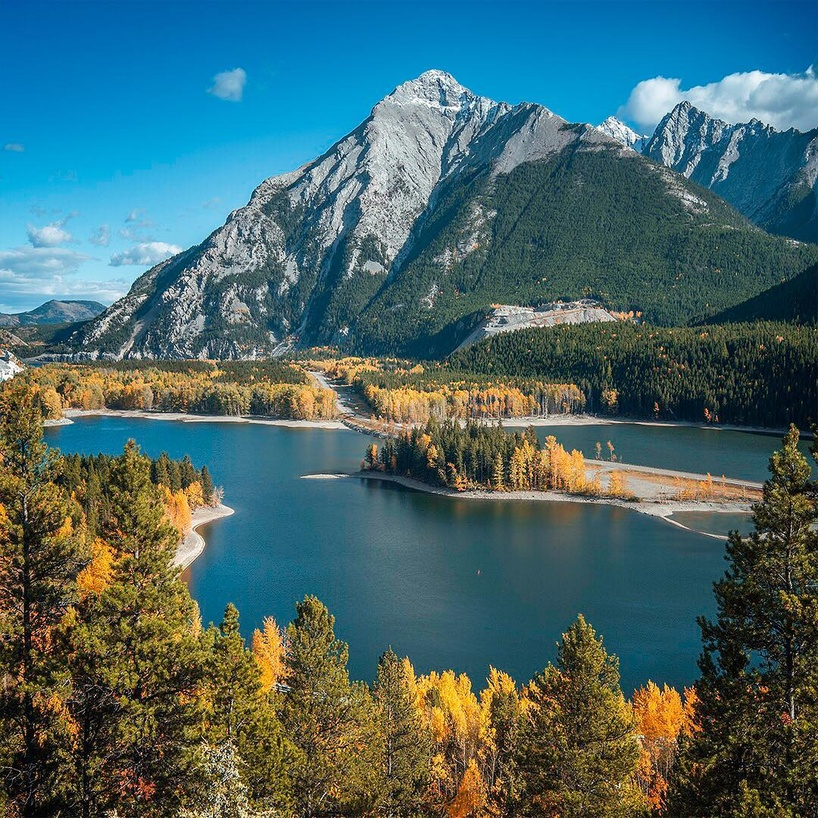
#> input picture lab2/task1/image1/image1.jpg, 818 x 818 px, shrunk from 1080 x 1080 before the run
$ jupyter execute task1.ipynb
#> lines starting #> are read from the running program, lines starting #| are printed output that depends on the picture
# Задание 1
**Преобразовать изображение из RGB в оттенки серого. Реализовать два варианта формулы с учетом разных вкладов R, G и B в интенсивность (см презентацию). Затем найти разность полученных полутоновых изображений. Построить гистограммы интенсивности после одного и второго преобразования.**

Ивашкова

## Импорт библиотек

[cell 1]
from PIL import Image
import numpy as np
import matplotlib.pyplot as plt

plt.rcParams["figure.figsize"] = (10, 6)

## Загрузка изображений

[cell 2]
img1 = Image.open("image1/image1.jpg")
#> img1 is the input picture: PIL image 818x818 RGB; mean R, G, B 70.7, 102.4, 104.9
img2 = Image.open("image2/image2.jpg")
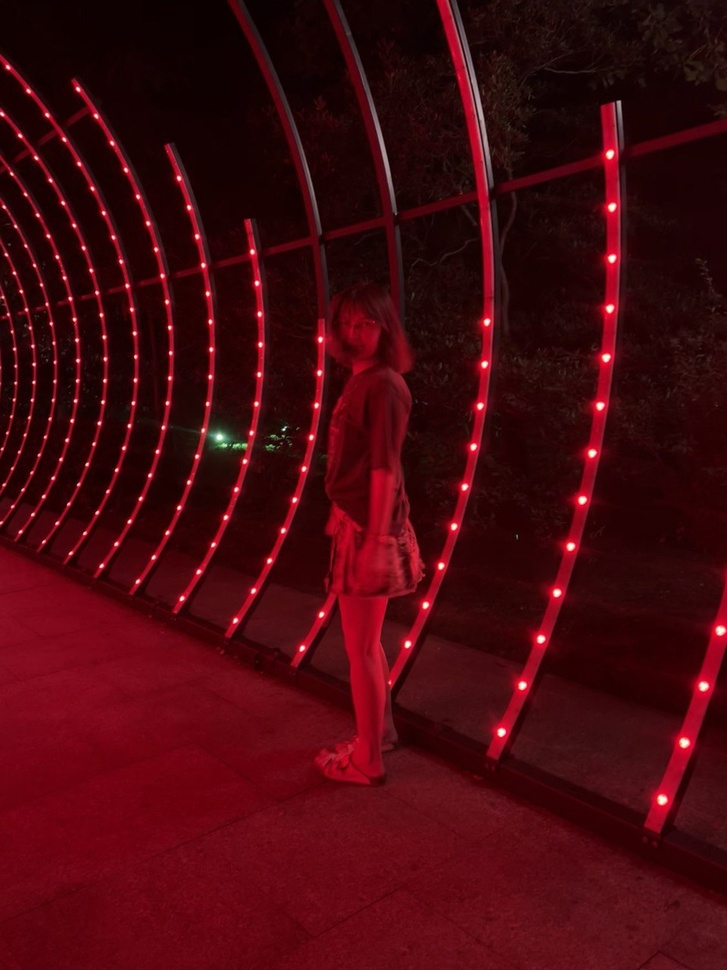
#> input picture lab2/task1/image2/image2.jpg, 727 x 970 px, shrunk from 960 x 1280 before the run
#> img2 is the input picture: PIL image 727x970 RGB; mean R, G, B 69.4, 7.9, 14

img1 = img1.convert("RGB")
img2 = img2.convert("RGB")

arr1 = np.array(img1)
arr2 = np.array(img2)

[cell 3]
fig, axes = plt.subplots(1, 2, figsize=(10, 5))

axes[0].imshow(img1)
axes[0].axis("off")

axes[1].imshow(img2)
axes[1].axis("off")

plt.show()

## Преобразование в оттенки серого

[cell 4]
gray1_1 = 0.299 * arr1[:, :, 0] + 0.587 * arr1[:, :, 1] + 0.114 * arr1[:, :, 2]
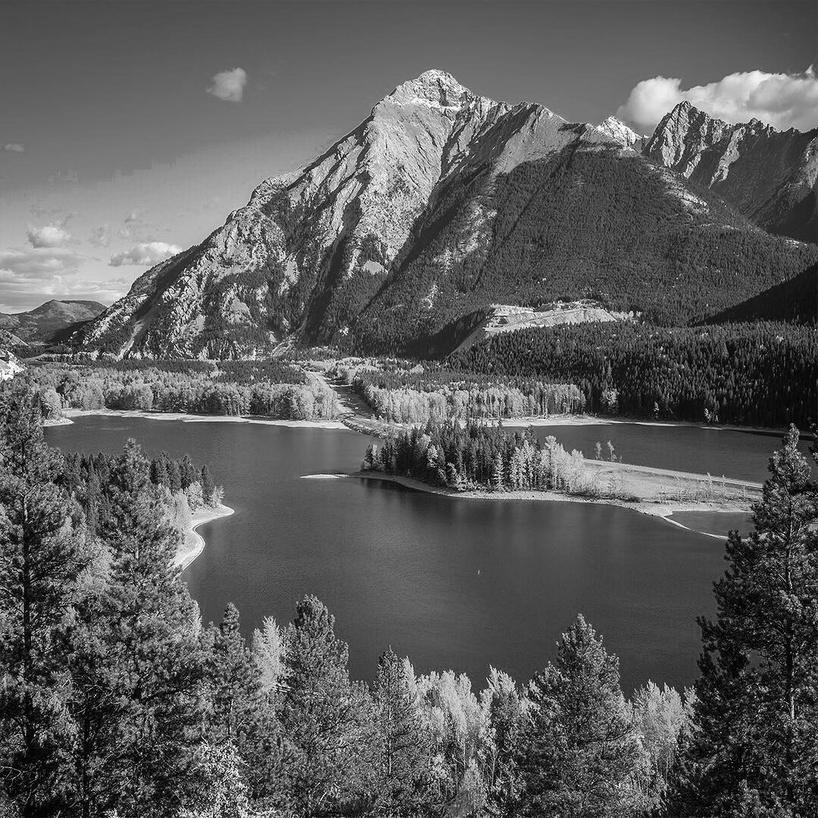
#> gray1_1: shape (818, 818) float64; min 0, max 255, mean 93.2
gray2_1 = 0.2126 * arr1[:, :, 0] + 0.7152 * arr1[:, :, 1] + 0.0722 * arr1[:, :, 2]

gray1_2 = 0.299 * arr2[:, :, 0] + 0.587 * arr2[:, :, 1] + 0.114 * arr2[:, :, 2]
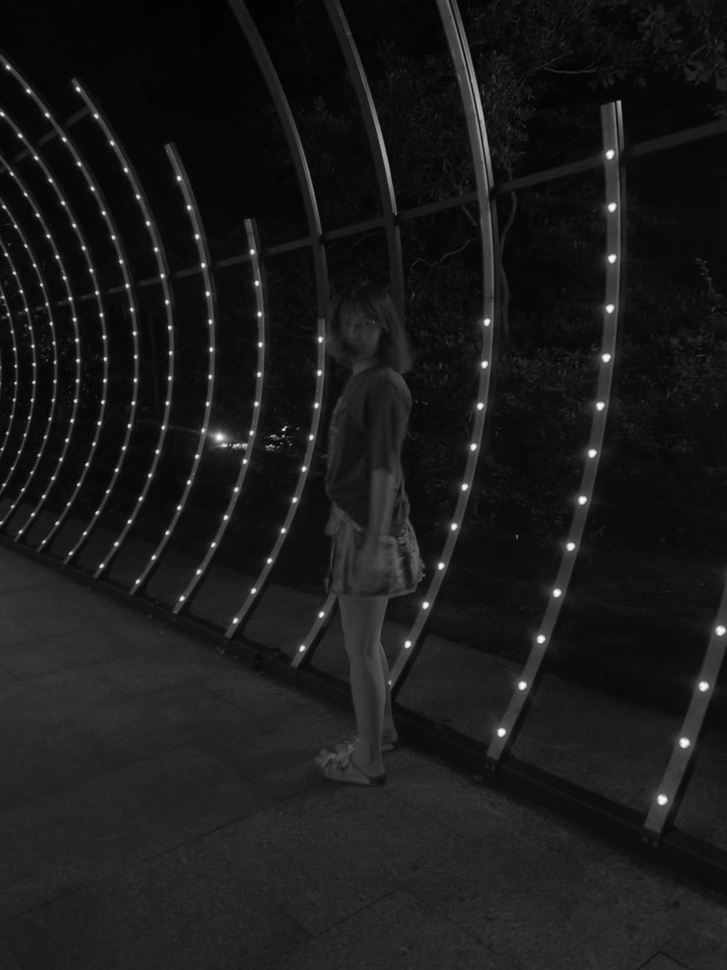
#> gray1_2: shape (970, 727) float64; min 2.39, max 251.9, mean 27
gray2_2 = 0.2126 * arr2[:, :, 0] + 0.7152 * arr2[:, :, 1] + 0.0722 * arr2[:, :, 2]

gray1_1_uint8 = gray1_1.astype(np.uint8)
gray2_1_uint8 = gray2_1.astype(np.uint8)

gray1_2_uint8 = gray1_2.astype(np.uint8)
gray2_2_uint8 = gray2_2.astype(np.uint8)

[cell 5]
fig, axes = plt.subplots(1, 3, figsize=(15, 10))

axes[0].imshow(img1)
axes[0].set_title("Оригинал")
axes[0].axis("off")

axes[1].imshow(gray1_1_uint8, cmap="gray")
axes[1].set_title("PAL/NTSC")
axes[1].axis("off")

axes[2].imshow(gray2_1_uint8, cmap="gray")
axes[2].set_title("HDTV")
axes[2].axis("off")

plt.show()

[cell 6]
fig, axes = plt.subplots(1, 3, figsize=(15, 10))

axes[0].imshow(img2)
axes[0].set_title("Оригинал")
axes[0].axis("off")

axes[1].imshow(gray1_2_uint8, cmap="gray")
axes[1].set_title("PAL/NTSC")
axes[1].axis("off")

axes[2].imshow(gray2_2_uint8, cmap="gray")
axes[2].set_title("HDTV")
axes[2].axis("off")

plt.show()

## Разность изображений

[cell 7]
diff1 = np.abs(gray1_1 - gray2_1).astype(np.uint8)
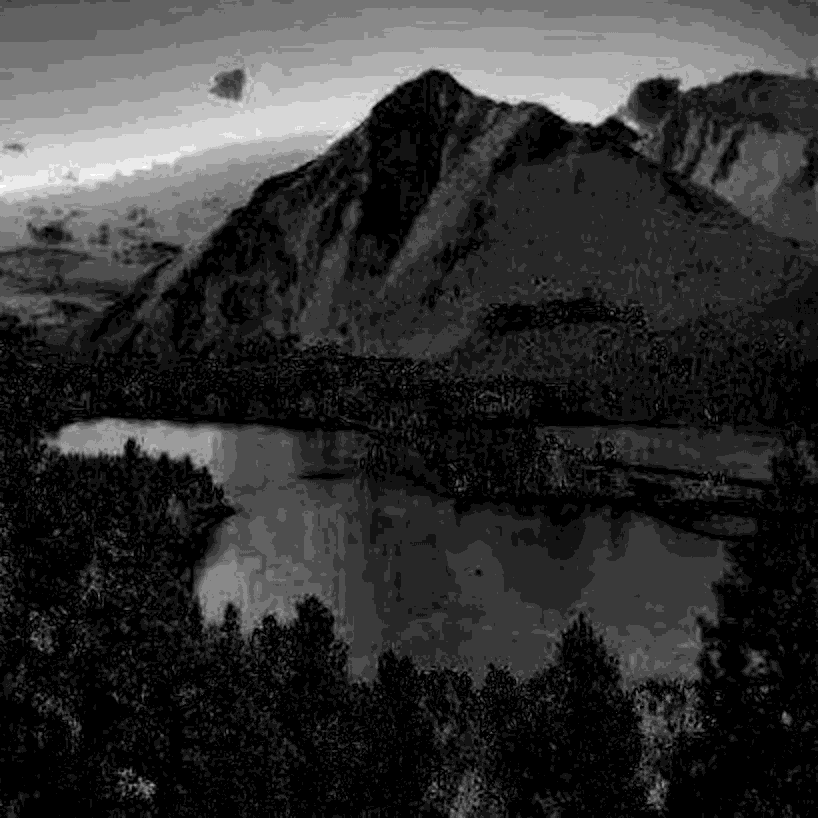
#> diff1: shape (818, 818); min 0, max 13, mean 2.55; drawn with min black and max white
diff2 = np.abs(gray1_2 - gray2_2).astype(np.uint8)
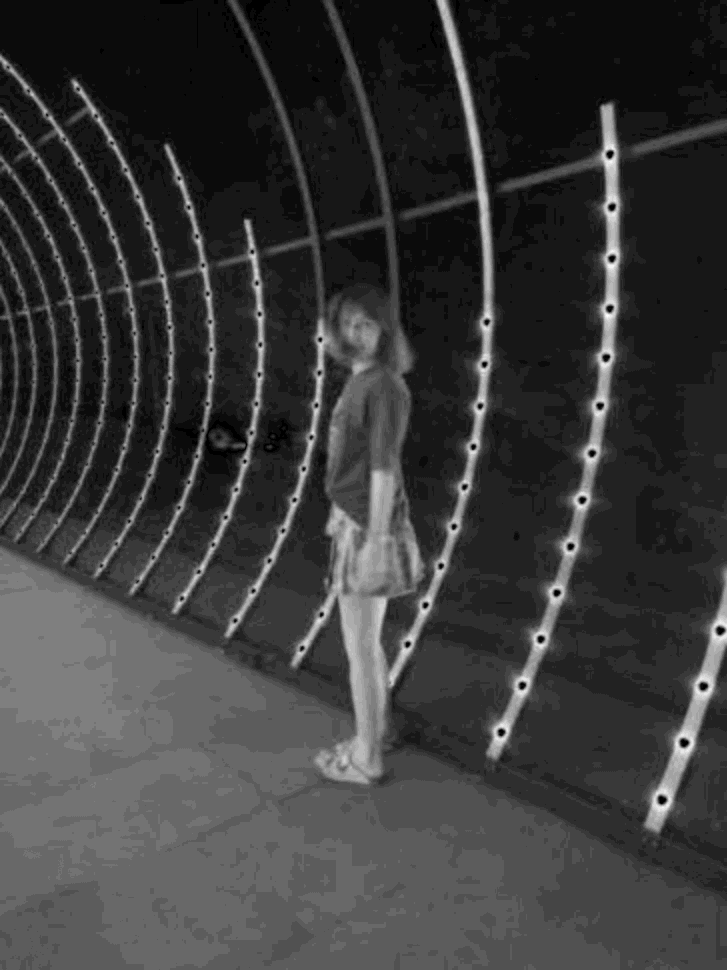
#> diff2: shape (970, 727); min 0, max 22, mean 5.1; drawn with min black and max white

fig, axes = plt.subplots(1, 2, figsize=(15, 10))

axes[0].imshow(diff1, cmap="gray")
axes[0].set_title("Разность |PAL - HDTV| (фото1)")
axes[0].axis("off")

axes[1].imshow(diff2, cmap="gray")
axes[1].set_title("Разность |PAL - HDTV| (фото2)")
axes[1].axis("off")

plt.show()

## Гистограммы

### По отдельности

[cell 8]
fig, axes = plt.subplots(2, 2, figsize=(15, 10))
axes = axes.ravel()

axes[0].hist(gray1_1.ravel(), bins=256, range=(0, 255), color="blue", alpha=0.6)
axes[0].set_title("PAL/NTSC (фото1)")
axes[0].set_xlabel("Интенсивность (0 - 255)")
axes[0].set_ylabel("Количество пикселей")

axes[1].hist(gray2_1.ravel(), bins=256, range=(0, 255), color="red", alpha=0.6)
axes[1].set_title("HDTV (фото1)")
axes[1].set_xlabel("Интенсивность (0 - 255)")
axes[1].set_ylabel("Количество пикселей")

axes[2].hist(gray1_2.ravel(), bins=256, range=(0, 255), color="blue", alpha=0.6)
axes[2].set_title("PAL/NTSC (фото2)")
axes[2].set_xlabel("Интенсивность (0 - 255)")
axes[2].set_ylabel("Количество пикселей")

axes[3].hist(gray2_2.ravel(), bins=256, range=(0, 255), color="red", alpha=0.6)
axes[3].set_title("HDTV (фото2)")
axes[3].set_xlabel("Интенсивность (0 - 255)")
axes[3].set_ylabel("Количество пикселей")

plt.tight_layout()
plt.show()
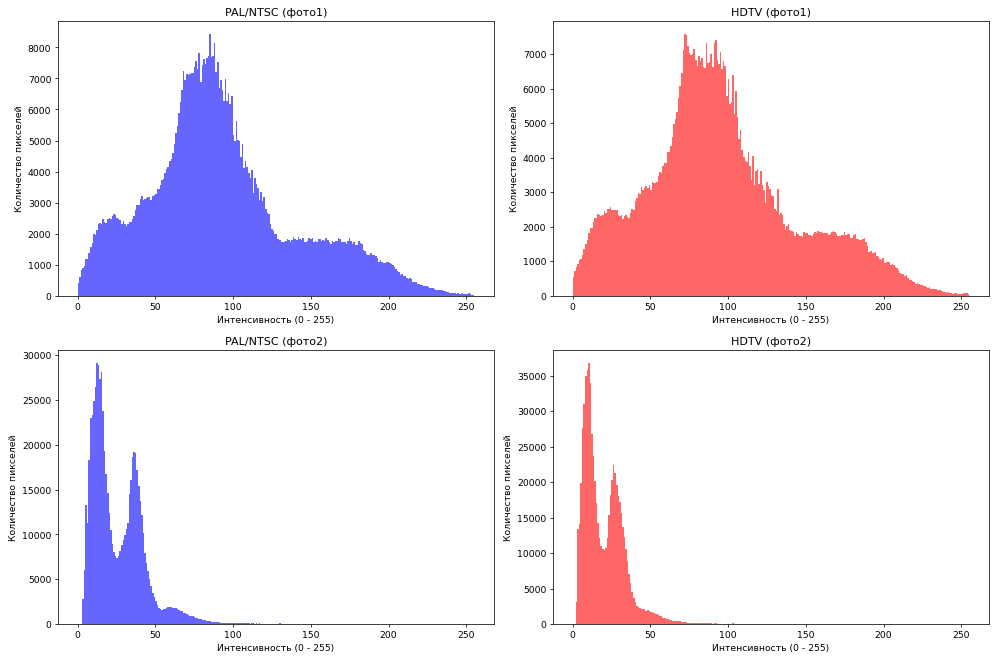
#> figure drawn by matplotlib, 4 panels; panel 1: tallest bar 8421 high, from x = 84.67 to 85.66; panel 2: tallest bar 7580 high, from x = 71.72 to 72.71; panel 3: tallest bar 29165 high, from x = 11.95 to 12.95; panel 4: tallest bar 36844 high, from x = 9.96 to 10.96

### Сравнительная

[cell 9]
fig, axes = plt.subplots(1, 2, figsize=(10, 5))

axes[0].hist(gray1_1.ravel(), bins=256, range=(0,255), color="blue", alpha=0.6, label="PAL/NTSC")
axes[0].hist(gray2_1.ravel(), bins=256, range=(0,255), color="red", alpha=0.6, label="HDTV")
axes[0].legend()
axes[0].set_title("Сравнение гистограмм (фото1)")
axes[0].set_xlabel("Интенсивность (0–255)")
axes[0].set_ylabel("Количество пикселей")

axes[1].hist(gray1_2.ravel(), bins=256, range=(0,255), color="blue", alpha=0.6, label="PAL/NTSC")
axes[1].hist(gray2_2.ravel(), bins=256, range=(0,255), color="red", alpha=0.6, label="HDTV")
axes[1].legend()
axes[1].set_title("Сравнение гистограмм (фото2)")
axes[1].set_xlabel("Интенсивность (0–255)")
axes[1].set_ylabel("Количество пикселей")

plt.tight_layout()
plt.show()
#> figure, not shown here; panel 1: tallest bar 8421 high, from x = 84.67 to 85.66; panel 1: tallest bar 7580 high, from x = 71.72 to 72.71; panel 2: tallest bar 29165 high, from x = 11.95 to 12.95; panel 2: tallest bar 36844 high, from x = 9.96 to 10.96

### Разность

[cell 10]
fig, axes = plt.subplots(1, 2, figsize=(10, 5))

axes[0].hist(diff1.ravel(), bins=256, range=(0,255), color="green")
axes[0].set_title("Гистограмма разности (фото1)")
axes[0].set_xlabel("Разница яркости")
axes[0].set_ylabel("Количество пикселей")

axes[1].hist(diff2.ravel(), bins=256, range=(0,255), color="green")
axes[1].set_title("Гистограмма разности (фото2)")
axes[1].set_xlabel("Разница яркости")
axes[1].set_ylabel("Количество пикселей")

plt.tight_layout()
plt.show()
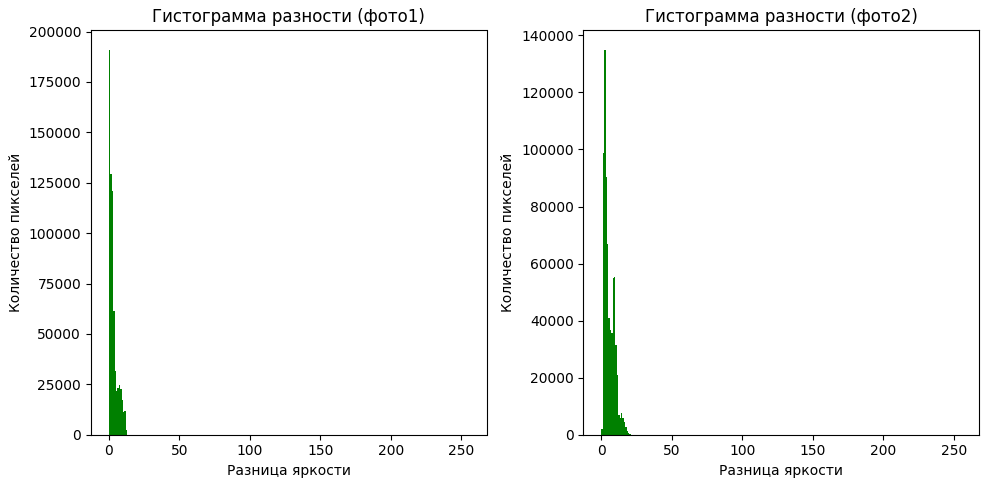
#> figure drawn by matplotlib, 2 panels; panel 1: tallest bar 191051 high, from x = 0 to 0.996; panel 2: tallest bar 135015 high, from x = 1.99 to 2.99
